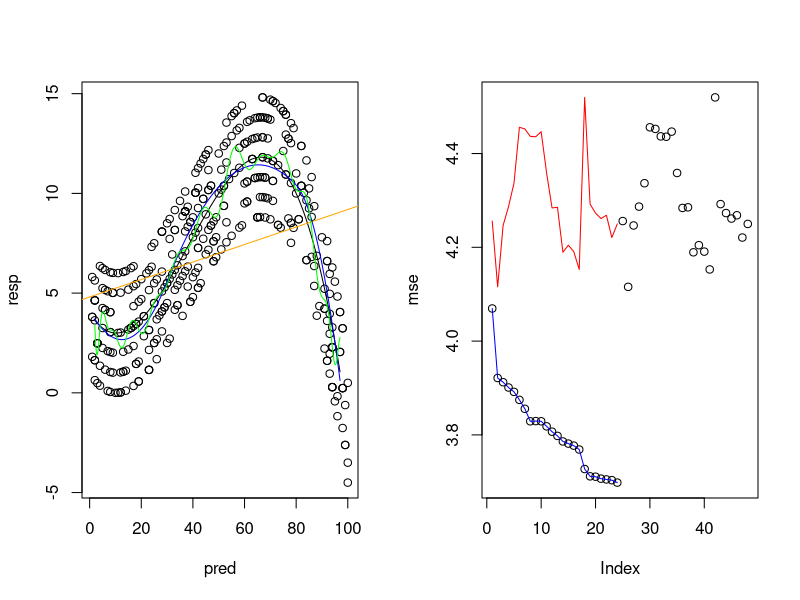

Recreate this plot in R.
#MSE 2-9

setwd("C:/Users/lssang/Desktop/datamining")
library(splines)

par(mfrow=c(1,2))
K = c(30, 80)
u = seq(2,97,by=.1)
B = data.frame(pred=u)

train_2_9 <- read.csv("train_2_9.csv", header=T, dec=".",sep=",")
test_2_9 <- read.csv("test_2_9.csv", header=T, dec=".",sep=",")

plot(train_2_9)
#plot(test_2_9, col="red")
lines(u, (-0.0001)*(u+15)*(u-50)*(u-80)+10, lwd=1, col="black")

m.ln_2_9=lm(resp~pred, train_2_9)
abline(m.ln_2_9, lwd=1, col="orange")

m.sp1_2_9 = lm(resp~bs(pred, knots=c(K), degree=2), data=train_2_9)
Y1_2_9 = predict(m.sp1_2_9, newdata=B)
lines(u, Y1_2_9, lwd=1, col="blue")

m.sp2_2_9 = lm(resp~bs(pred, knots=c(K), degree=30), data=train_2_9)
Y2_2_9 = predict(m.sp2_2_9, newdata=B)
lines(u, Y2_2_9, lwd=1, col="green")

train_mses = c()
test_mses = c()

for(i in 2:25){
  print(i)
  m = lm(resp~bs(pred, knots=c(K), degree=i), data=train_2_9)
  Y = predict(m, newdata=B)

  train_mse = mean(m$residuals^2)
  train_mses = append(train_mses, train_mse)
  
  test_mse = mean((test_2_9$resp - predict.lm(m, test_2_9))^2)
  test_mses = append(test_mses, test_mse)
}

mse = append(train_mses, test_mses)
plot(mse)
lines(train_mses, lwd=1, col="blue")
lines(test_mses, lwd=1, col="red")

